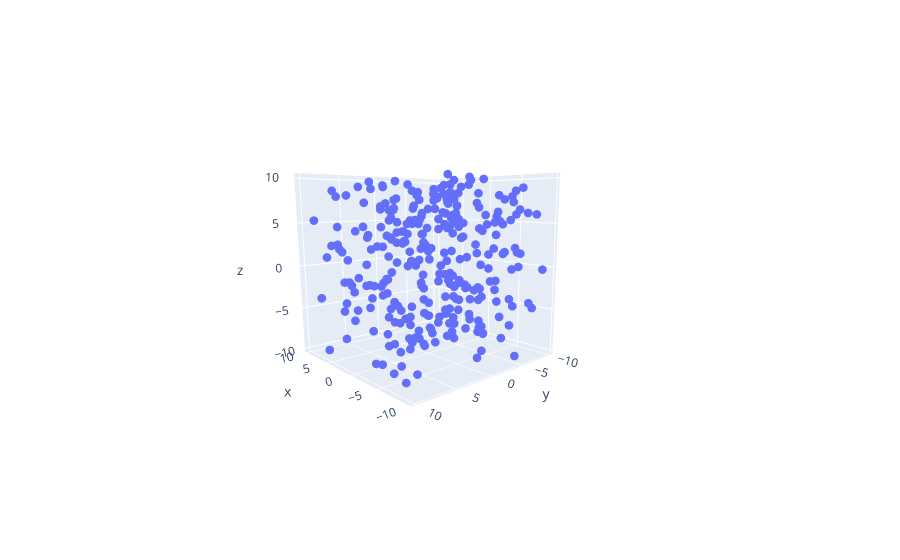

Source (notebook cell):
### Code cell
fi=go.Figure()
fi.add_trace(go.Scatter3d(x=df.X,y=df.Y,mode='markers',marker_size=3,z=df['Z']))

### Figure 1 — Plotly figure (JSON) as saved in the notebook; plotly's stock layout.template omitted (floating-point values rounded to 4 significant figures; data arrays with more than 128 entries replaced by an {"elided": "..."} marker saying what was removed)
{"data": [{"marker": {"size": 3}, "mode": "markers", "type": "scatter3d", "x": {"elided": "300 float values"}, "y": {"elided": "300 float values"}, "z": {"elided": "300 float values"}}], "layout": {"autosize": true, "dragmode": "zoom", "scene": {"aspectmode": "auto", "aspectratio": {"x": 0.9933, "y": 1.007, "z": 0.9996}, "camera": {"center": {"x": -0.08845, "y": -0.0931, "z": -0.1333}, "eye": {"x": -1.931, "y": 1.604, "z": 0.3409}, "projection": {"type": "perspective"}, "up": {"x": 0, "y": 0, "z": 1}}, "dragmode": "turntable"}}}
